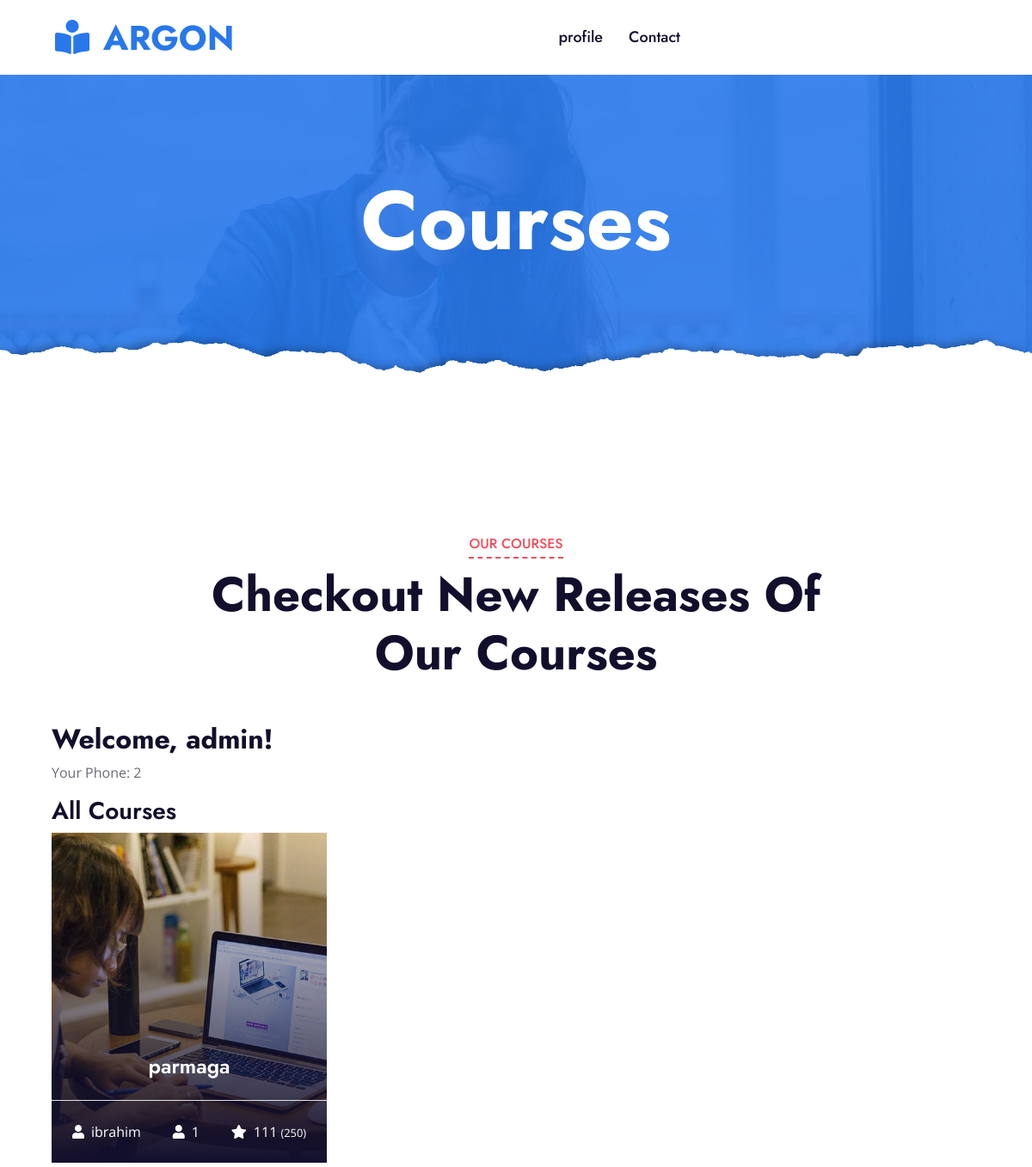
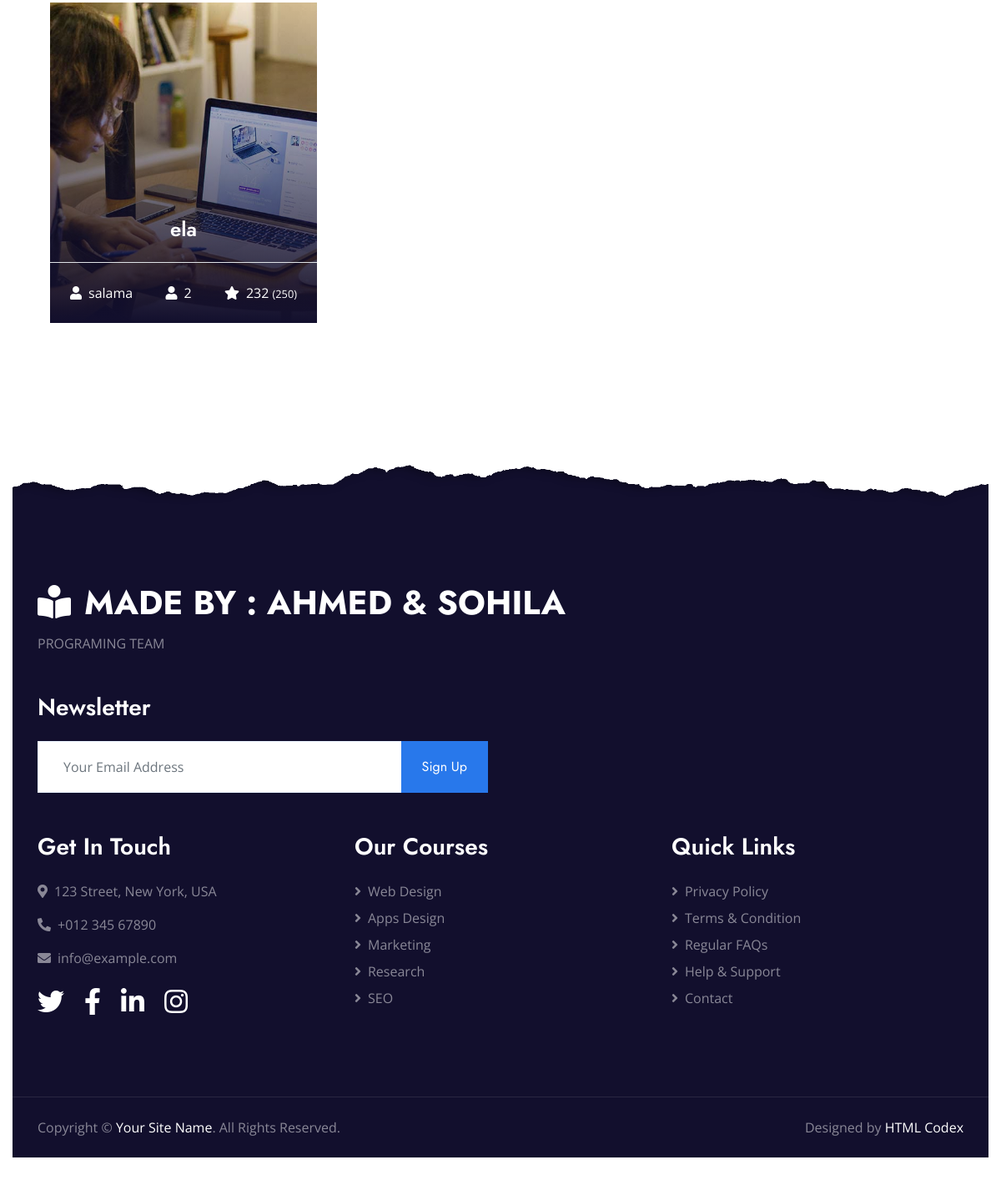
The app's page /course (signed in) with its own data (2 pictures, top to bottom).
### main.py (models this page shows)
    class Courses(db.Model):
        id = db.Column(db.Integer, primary_key=True)
        course_name = db.Column(db.String(1000))
        teacher_name = db.Column(db.String(100))
        teacher_phone = db.Column(db.String(100))
        course_price = db.Column(db.Integer)
        rate = db.Column(db.String(100))
        course_sample = db.Column(db.String(100))
        status = db.Column(db.String(100))

### main.py (the view)
@app.route("/course")
def course():
    user_id = session.get('user_id')
    user_name = session.get('user_name')
    user_phone = session.get('user_phone')
    all_courses=Courses.query.filter_by(status='approved')
    return render_template("course.html", user_id=user_id, user_name=user_name, user_phone=user_phone, all_courses=all_courses)

### templates/course.html (shortened to what this page needs)
<!DOCTYPE html>
<html lang="en">
<head>
    <link href="https://cdnjs.cloudflare.com/ajax/libs/font-awesome/5.10.0/css/all.min.css" rel="stylesheet">
    <link href="lib/owlcarousel/assets/owl.carousel.min.css" rel="stylesheet">
    <link href="../static/css/style.css" rel="stylesheet">
</head>
<body>
    <div class="container-fluid p-0">
        <nav class="navbar navbar-expand-lg bg-white navbar-light py-3 py-lg-0 px-lg-5">
            <a href="/" class="navbar-brand ml-lg-3">
                <h1 class="m-0 text-uppercase text-primary"><i class="fa fa-book-reader mr-3"></i>Argon</h1>
            </a>
            <div class="collapse navbar-collapse justify-content-between px-lg-3" id="navbarCollapse">
                <div class="navbar-nav mx-auto py-0">
                    <a href="/profile" class="nav-item nav-link">profile</a>
                    <a href="/contact" class="nav-item nav-link">Contact</a>
                </div>
            </div>
        </nav>
    </div>
    <div class="jumbotron jumbotron-fluid page-header position-relative overlay-bottom" style="margin-bottom: 90px;">
        <div class="container text-center py-5">
            <h1 class="text-white display-1">Courses</h1>
        </div>
    </div>
    <div class="container-fluid py-5">
        <div class="container py-5">
            <div class="row mx-0 justify-content-center">
                <div class="col-lg-8">
                    <div class="section-title text-center position-relative mb-5">
                        <h6 class="d-inline-block position-relative text-secondary text-uppercase pb-2">Our Courses</h6>
                        <h1 class="display-4">Checkout New Releases Of Our Courses</h1>
                    </div>
                </div>
            </div>
            <div class="row">
                <div class="col-lg-4 col-md-6 pb-4">
{% block content %}
   <div class="container">
       <h2>Welcome, {{ user_name }}!</h2>
       <p>Your Phone: {{ user_phone }}</p>
       <h3>All Courses</h3>
       <div class="courses-list">
           {% for course in all_courses %}
               <a class="courses-list-item position-relative d-block overflow-hidden mb-2" href="/detail/{{ course.id }}">
                   <img class="img-fluid" src="../static/img/courses-1.jpg" alt="">
                   <div class="courses-text">
                       <h4 class="text-center text-white px-3">{{ course.course_name }}</h4>
                       <div class="border-top w-100 mt-3">
                           <div class="d-flex justify-content-between p-4">
                               <span class="text-white"><i class="fa fa-user mr-2"></i>{{ course.teacher_name }}</span>
                               <span class="text-white"><i class="fa fa-user mr-2"></i>{{ course.id }}</span>
                               <span class="text-white"><i class="fa fa-star mr-2"></i>{{ course.course_price }}
                                   <small>(250)</small></span>
                           </div>
                       </div>
                   </div>
               </a>
           {% endfor %}
       </div>
   </div>
{% endblock %}
            </div>
        </div>
    </div>
    <div class="container-fluid position-relative overlay-top bg-dark text-white-50 py-5" style="margin-top: 90px;">
        <div class="container mt-5 pt-5">
            <div class="row">
                <div class="col-md-8 mb-5">
                    <a href="index.html" class="navbar-brand">
                        <h1 class="mt-n2 text-uppercase text-white"><i class="fa fa-book-reader mr-3"></i>MADE BY : AHMED & SOHILA </h1>
                    </a>
                    <p class="m-0">PROGRAMING TEAM             </p>
                </div>
                <div class="col-md-6 mb-5">
                    <h3 class="text-white mb-4">Newsletter</h3>
                    <div class="w-100">
                        <div class="input-group">
                            <input type="text" class="form-control border-light" style="padding: 30px;" placeholder="Your Email Address">
                            <div class="input-group-append">
                                <button class="btn btn-primary px-4">Sign Up</button>
                            </div>
                        </div>
                    </div>
                </div>
            </div>
            <div class="row">
                <div class="col-md-4 mb-5">
                    <h3 class="text-white mb-4">Get In Touch</h3>
                    <p><i class="fa fa-map-marker-alt mr-2"></i>123 Street, New York, USA</p>
                    <p><i class="fa fa-phone-alt mr-2"></i>+012 345 67890</p>
                    <p><i class="fa fa-envelope mr-2"></i>info@example.com</p>
                    <div class="d-flex justify-content-start mt-4">
                        <a class="text-white mr-4" href="#"><i class="fab fa-2x fa-twitter"></i></a>
                        <a class="text-white mr-4" href="#"><i class="fab fa-2x fa-facebook-f"></i></a>
                        <a class="text-white mr-4" href="#"><i class="fab fa-2x fa-linkedin-in"></i></a>
                        <a class="text-white" href="#"><i class="fab fa-2x fa-instagram"></i></a>
                    </div>
                </div>
                <div class="col-md-4 mb-5">
                    <h3 class="text-white mb-4">Our Courses</h3>
                    <div class="d-flex flex-column justify-content-start">
                        <a class="text-white-50 mb-2" href="#"><i class="fa fa-angle-right mr-2"></i>Web Design</a>
                        <a class="text-white-50 mb-2" href="#"><i class="fa fa-angle-right mr-2"></i>Apps Design</a>
                        <a class="text-white-50 mb-2" href="#"><i class="fa fa-angle-right mr-2"></i>Marketing</a>
                        <a class="text-white-50 mb-2" href="#"><i class="fa fa-angle-right mr-2"></i>Research</a>
                        <a class="text-white-50" href="#"><i class="fa fa-angle-right mr-2"></i>SEO</a>
                    </div>
                </div>
                <div class="col-md-4 mb-5">
                    <h3 class="text-white mb-4">Quick Links</h3>
                    <div class="d-flex flex-column justify-content-start">
                        <a class="text-white-50 mb-2" href="#"><i class="fa fa-angle-right mr-2"></i>Privacy Policy</a>
                        <a class="text-white-50 mb-2" href="#"><i class="fa fa-angle-right mr-2"></i>Terms & Condition</a>
                        <a class="text-white-50 mb-2" href="#"><i class="fa fa-angle-right mr-2"></i>Regular FAQs</a>
                        <a class="text-white-50 mb-2" href="#"><i class="fa fa-angle-right mr-2"></i>Help & Support</a>
                        <a class="text-white-50" href="#"><i class="fa fa-angle-right mr-2"></i>Contact</a>
                    </div>
                </div>
            </div>
        </div>
    </div>
    <div class="container-fluid bg-dark text-white-50 border-top py-4" style="border-color: rgba(256, 256, 256, .1) !important;">
        <div class="container">
            <div class="row">
                <div class="col-md-6 text-center text-md-left mb-3 mb-md-0">
                    <p class="m-0">Copyright &copy; <a class="text-white" href="#">Your Site Name</a>. All Rights Reserved.
                    </p>
                </div>
                <div class="col-md-6 text-center text-md-right">
                    <p class="m-0">Designed by <a class="text-white" href="https://htmlcodex.com">HTML Codex</a>
                    </p>
                </div>
            </div>
        </div>
    </div>
</body>
</html>

### records on screen
Courses: course_name "parmaga", teacher_name "ibrahim", id "1", course_price "111"
Courses: course_name "ela", teacher_name "salama", id "2", course_price "232"

### other values on screen
{{ user_name }} "admin"
{{ user_phone }} "2"
